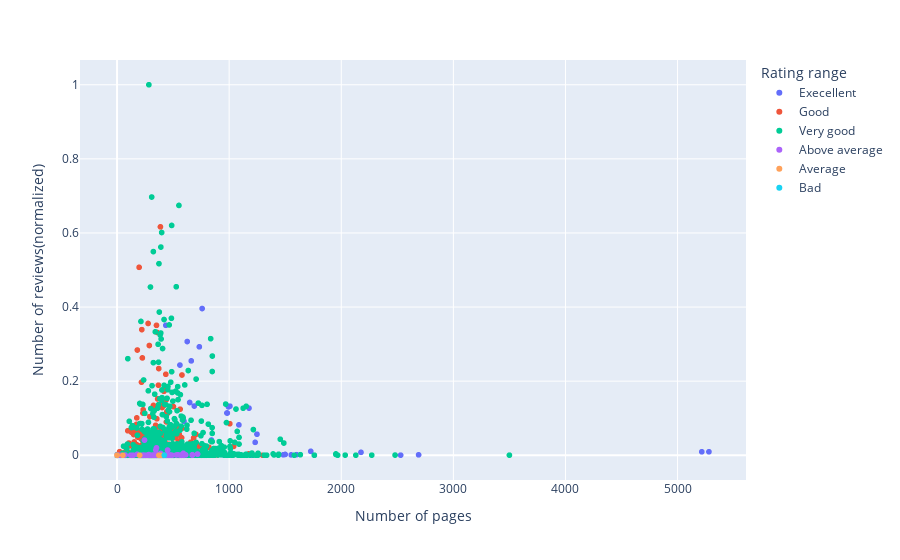

The cell this chart's notebook holds for it:
### Code cell
#px.scatter(df["Pages_class"],df["num_pages"],color=df["Pages_class"])

#px.scatter(df,x='num_pages', y='Reviews',color="Rating")
fig_scatter_1 = px.scatter(df,x='num_pages', y='Reviews',color="Rating",
            labels={'num_pages':'Number of pages',
            'Reviews':'Number of reviews(normalized)',
            "Rating":'Rating range'})
fig_scatter_1.show()

### Figure 1 — Plotly figure (JSON) as saved in the notebook; plotly's stock layout.template omitted (floating-point values rounded to 4 significant figures; data arrays with more than 128 entries replaced by an {"elided": "..."} marker saying what was removed)
{"data": [{"hovertemplate": "Rating range=Execellent<br>Number of pages=%{x}<br>Number of reviews(normalized)=%{y}<extra></extra>", "legendgroup": "Execellent", "marker": {"color": "#636efa", "symbol": "circle"}, "mode": "markers", "name": "Execellent", "showlegend": true, "type": "scattergl", "x": {"elided": "270 int values"}, "xaxis": "x", "y": {"elided": "270 float values"}, "yaxis": "y"}, {"hovertemplate": "Rating range=Good<br>Number of pages=%{x}<br>Number of reviews(normalized)=%{y}<extra></extra>", "legendgroup": "Good", "marker": {"color": "#EF553B", "symbol": "circle"}, "mode": "markers", "name": "Good", "showlegend": true, "type": "scattergl", "x": {"elided": "1373 int values"}, "xaxis": "x", "y": {"elided": "1373 float values"}, "yaxis": "y"}, {"hovertemplate": "Rating range=Very good<br>Number of pages=%{x}<br>Number of reviews(normalized)=%{y}<extra></extra>", "legendgroup": "Very good", "marker": {"color": "#00cc96", "symbol": "circle"}, "mode": "markers", "name": "Very good", "showlegend": true, "type": "scattergl", "x": {"elided": "1855 int values"}, "xaxis": "x", "y": {"elided": "1855 float values"}, "yaxis": "y"}, {"hovertemplate": "Rating range=Above average<br>Number of pages=%{x}<br>Number of reviews(normalized)=%{y}<extra></extra>", "legendgroup": "Above average", "marker": {"color": "#ab63fa", "symbol": "circle"}, "mode": "markers", "name": "Above average", "showlegend": true, "type": "scattergl", "x": [245, 591, 717, 596, 452, 541, 284, 451, 311, 487, 448, 480, 560, 420, 350, 476, 0, 472, 0, 388, 384, 672, 237, 0, 323, 0, 72, 263, 136, 0, 243, 435, 336, 145, 244, 0, 306, 612, 577, 460, 122, 35, 0, 490, 228, 372, 528, 256, 368, 323, 352, 300, 470, 293, 480, 480, 455, 312, 389, 359, 345, 346, 416, 277, 448, 448, 8, 436, 0, 272, 446, 232, 6, 10, 718, 339, 180, 235, 448, 672], "xaxis": "x", "y": [0.04094, 0.00523, 0.003069, 0.0004121, 0.001014, 0.001142, 0.00186, 0.0139, 0.000362, 0.0001002, 0.001682, 0.0005402, 0.0003954, 0.0005903, 0.0002116, 0.000646, 0.0005514, 3.342e-05, 0.0001671, 0.0002339, 0.0001002, 0.001337, 1.114e-05, 1.671e-05, 8.911e-05, 5.569e-06, 0.0006238, 5.569e-06, 6.126e-05, 2.785e-05, 0.0003063, 5.569e-06, 3.342e-05, 7.24e-05, 8.911e-05, 5.012e-05, 1.114e-05, 0.001019, 1.114e-05, 9.468e-05, 1.114e-05, 6.683e-05, 2.228e-05, 2.228e-05, 0.000117, 0.0003787, 0.0006906, 0.0001671, 0.001119, 0.0006906, 0.01989, 5.569e-06, 0.0001337, 0.0001058, 0.0001615, 0.0001504, 3.342e-05, 0, 0.004795, 0.0009523, 5.569e-06, 0.01427, 2.785e-05, 0.0001615, 0.0003676, 0.001119, 0.0005346, 0.0001058, 0.0005625, 0.0005903, 0.0003119, 0.0004344, 0.0003174, 0.0003731, 0.003135, 0.0001504, 0.002562, 1.114e-05, 0.0009468, 0.0002061], "yaxis": "y"}, {"hovertemplate": "Rating range=Average<br>Number of pages=%{x}<br>Number of reviews(normalized)=%{y}<extra></extra>", "legendgroup": "Average", "marker": {"color": "#FFA15A", "symbol": "circle"}, "mode": "markers", "name": "Average", "showlegend": true, "type": "scattergl", "x": [389, 0, 373, 52, 202, 0, 0], "xaxis": "x", "y": [5.569e-06, 3.342e-05, 5.569e-06, 0, 7.797e-05, 5.012e-05, 0.0001726], "yaxis": "y"}, {"hovertemplate": "Rating range=Bad<br>Number of pages=%{x}<br>Number of reviews(normalized)=%{y}<extra></extra>", "legendgroup": "Bad", "marker": {"color": "#19d3f3", "symbol": "circle"}, "mode": "markers", "name": "Bad", "showlegend": true, "type": "scattergl", "x": [422], "xaxis": "x", "y": [5.569e-06], "yaxis": "y"}], "layout": {"legend": {"title": {"text": "Rating range"}, "tracegroupgap": 0}, "margin": {"t": 60}, "xaxis": {"anchor": "y", "domain": [0, 1], "title": {"text": "Number of pages"}}, "yaxis": {"anchor": "x", "domain": [0, 1], "title": {"text": "Number of reviews(normalized)"}}}}
